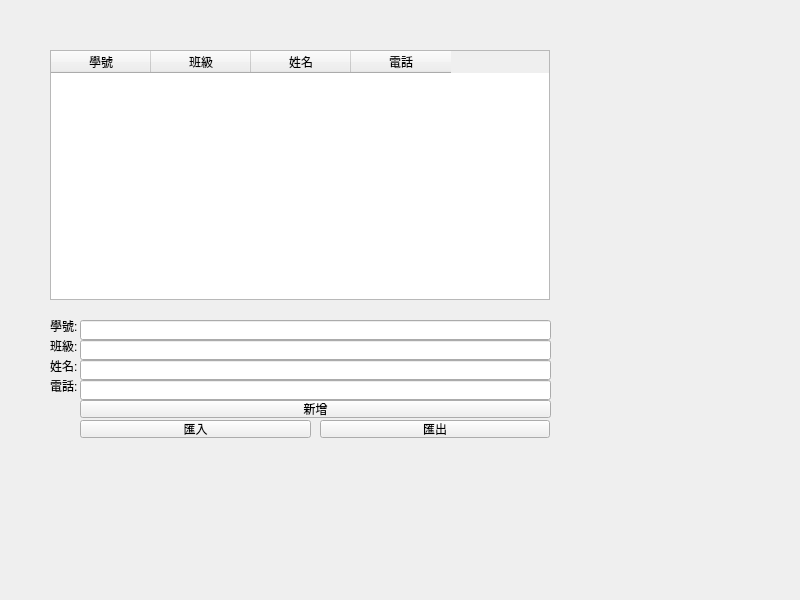
<?xml version="1.0" encoding="UTF-8"?>
<ui version="4.0">
 <class>Qthw3</class>
 <widget class="QWidget" name="Qthw3">
  <property name="geometry">
   <rect>
    <x>0</x>
    <y>0</y>
    <width>800</width>
    <height>600</height>
   </rect>
  </property>
  <property name="windowTitle">
   <string>Qthw3</string>
  </property>
  <widget class="QTableWidget" name="tableWidget">
   <property name="geometry">
    <rect>
     <x>50</x>
     <y>50</y>
     <width>500</width>
     <height>250</height>
    </rect>
   </property>
   <column>
    <property name="text">
     <string>學號</string>
    </property>
   </column>
   <column>
    <property name="text">
     <string>班級</string>
    </property>
   </column>
   <column>
    <property name="text">
     <string>姓名</string>
    </property>
   </column>
   <column>
    <property name="text">
     <string>電話</string>
    </property>
   </column>
  </widget>
  <widget class="QLabel" name="label">
   <property name="geometry">
    <rect>
     <x>50</x>
     <y>320</y>
     <width>40</width>
     <height>12</height>
    </rect>
   </property>
   <property name="text">
    <string>學號:</string>
   </property>
  </widget>
  <widget class="QLineEdit" name="lineEdit">
   <property name="geometry">
    <rect>
     <x>80</x>
     <y>320</y>
     <width>471</width>
     <height>20</height>
    </rect>
   </property>
  </widget>
  <widget class="QLabel" name="label_2">
   <property name="geometry">
    <rect>
     <x>50</x>
     <y>340</y>
     <width>40</width>
     <height>12</height>
    </rect>
   </property>
   <property name="text">
    <string>班級:</string>
   </property>
  </widget>
  <widget class="QLabel" name="label_3">
   <property name="geometry">
    <rect>
     <x>50</x>
     <y>360</y>
     <width>40</width>
     <height>12</height>
    </rect>
   </property>
   <property name="text">
    <string>姓名:</string>
   </property>
  </widget>
  <widget class="QLabel" name="label_4">
   <property name="geometry">
    <rect>
     <x>50</x>
     <y>380</y>
     <width>40</width>
     <height>12</height>
    </rect>
   </property>
   <property name="text">
    <string>電話:</string>
   </property>
  </widget>
  <widget class="QLineEdit" name="lineEdit_2">
   <property name="geometry">
    <rect>
     <x>80</x>
     <y>340</y>
     <width>471</width>
     <height>20</height>
    </rect>
   </property>
  </widget>
  <widget class="QLineEdit" name="lineEdit_3">
   <property name="geometry">
    <rect>
     <x>80</x>
     <y>360</y>
     <width>471</width>
     <height>20</height>
    </rect>
   </property>
  </widget>
  <widget class="QLineEdit" name="lineEdit_4">
   <property name="geometry">
    <rect>
     <x>80</x>
     <y>380</y>
     <width>471</width>
     <height>20</height>
    </rect>
   </property>
  </widget>
  <widget class="QPushButton" name="pushButton">
   <property name="geometry">
    <rect>
     <x>80</x>
     <y>400</y>
     <width>471</width>
     <height>18</height>
    </rect>
   </property>
   <property name="text">
    <string>新增</string>
   </property>
  </widget>
  <widget class="QPushButton" name="pushButton_2">
   <property name="geometry">
    <rect>
     <x>320</x>
     <y>420</y>
     <width>230</width>
     <height>18</height>
    </rect>
   </property>
   <property name="text">
    <string>匯出</string>
   </property>
  </widget>
  <widget class="QPushButton" name="pushButton_3">
   <property name="geometry">
    <rect>
     <x>80</x>
     <y>420</y>
     <width>231</width>
     <height>18</height>
    </rect>
   </property>
   <property name="text">
    <string>匯入</string>
   </property>
  </widget>
 </widget>
 <resources/>
 <connections/>
</ui>
